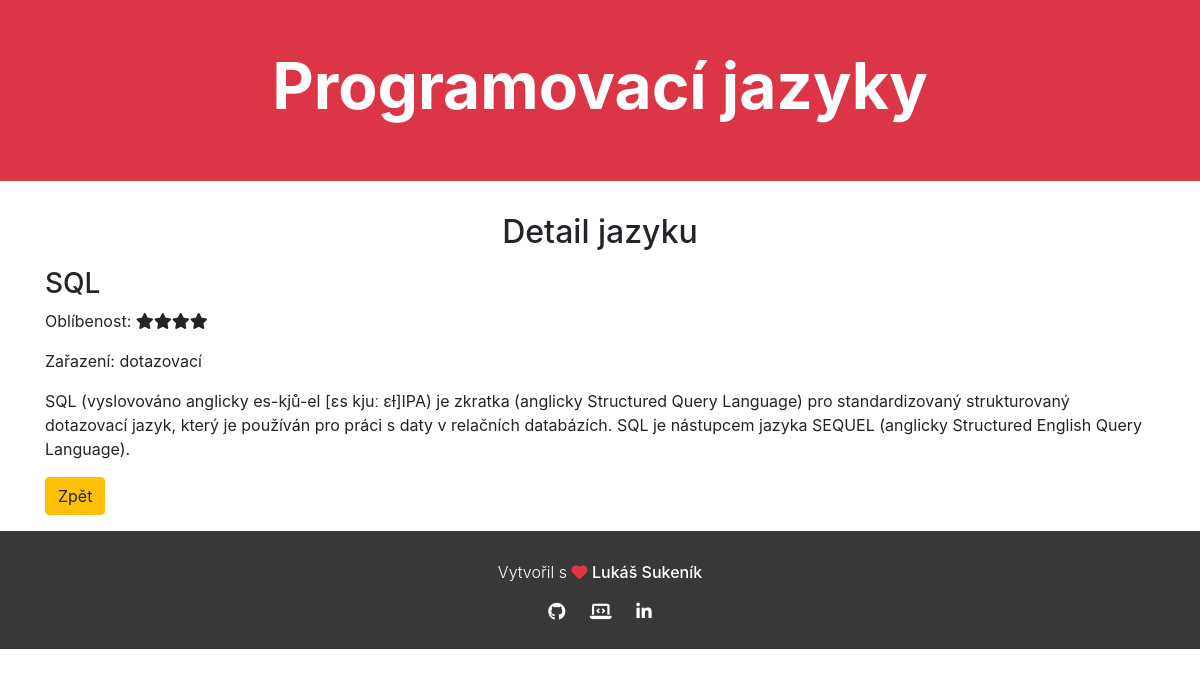
Page /languages/detail/4 on the earlier database version.
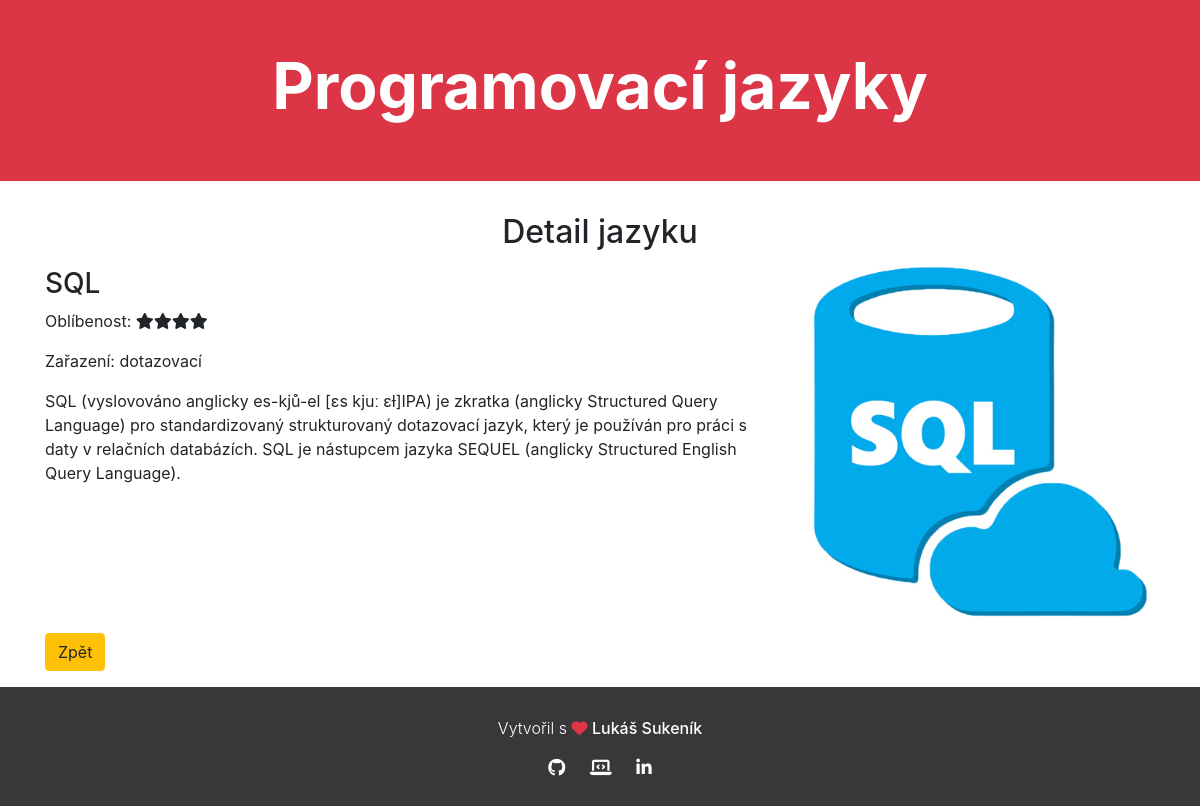
Same page on the later database version.
### languages/models.py (models this page shows, shortened)
class Jazyk(models.Model):
    nazev = models.CharField(max_length=100, verbose_name="Název jazyku", help_text='Zadejte text o maximální délce 100 znaků')
    popis = models.TextField(blank=True, null=True, verbose_name="Popis jazyku")
    OBLIBENOST = (
        (5, 'naprosto oblíbený'),
        (4, 'oblíbený'),
        (3, 'průměr'),
        (2, 'neoblíbený'),
        (1, 'ten se ani neuč'),
    )
    oblibenost = models.IntegerField(choices=OBLIBENOST, blank=True, default=3, verbose_name="Oblíbenost jazyku", help_text='Vyberte oblíbenost jazyku')
    foto = models.ImageField(upload_to='jazyky/%Y/%m/%d/', blank=True, null=True, verbose_name="Logo jazyku")
    typ = models.ForeignKey(Typ, on_delete=models.RESTRICT)
    class Meta:
        ordering = ["-oblibenost", "nazev"]
        verbose_name = 'Jazyk'
        verbose_name_plural = 'Jazyky'

class Typ(models.Model):
    oznaceni_typu = models.CharField(max_length=50, unique=True, verbose_name="Označení typu jazyku",
                            help_text='Zadejte text o maximální délce 50 znaků; text musí být jedinečný')
    DRUH = (
        ('vyšší', 'vyšší programovací jazyk'),
        ('nižší', 'nižší programovací jazyk'),
    )
    druh = models.CharField(max_length=20, choices=DRUH, blank=True, default='vyšší', verbose_name="Druh", help_text='Vyberte označení druhu programovacího jazyku')
    class Meta:
        ordering = ["oznaceni_typu"]
        verbose_name = 'Typ jazyku'
        verbose_name_plural = 'Typy jazyku'

### languages/views.py (the view)
# urls.py: path('detail/<int:pk>', views.JazykyDetailView.as_view(), name='detail'),
class JazykyDetailView(DetailView):
    model = Jazyk
    context_object_name = 'jazyky'
    template_name = 'detail.html'

### languages/templates/detail.html (shortened to what this page needs)
{% extends 'base.html' %}
{% block content %}
    <div class="container">
        <h2 class="text-center">Detail jazyku</h2>
        <div class="row">
            {% if jazyky.foto %}
            <div class="col-md-8">
            {% else %}
            <div class="col">
            {% endif %}
                <h3>{{ jazyky.nazev|upper }}</h3>
                <p>Oblíbenost: {% for star in "x"|ljust:jazyky.oblibenost %}<i class="fa fa-star"></i>{% endfor %}</p>
                <p>Zařazení: {{ jazyky.typ.oznaceni_typu }} {% if jazyky.typ.druh %}({{ jazyky.typ.druh }}){% endif %}</p>
                <p>{{ jazyky.popis }}</p>
            </div>
            {% if jazyky.foto %}
            <div class="col-md-4">
                <p><img src="{{ jazyky.foto.url }}" alt="{{ jazyky.nazev }}" class="img-fluid"></p>
            </div>
            {% endif %}
        </div>
        <div class="mb-3">
            <a href="{% url 'list' %}" class="btn btn-warning">Zpět</a>
        </div>
    </div>
{% endblock %}

Differences in the rows shown:
changed Jazyk "SQL": foto: picture added
